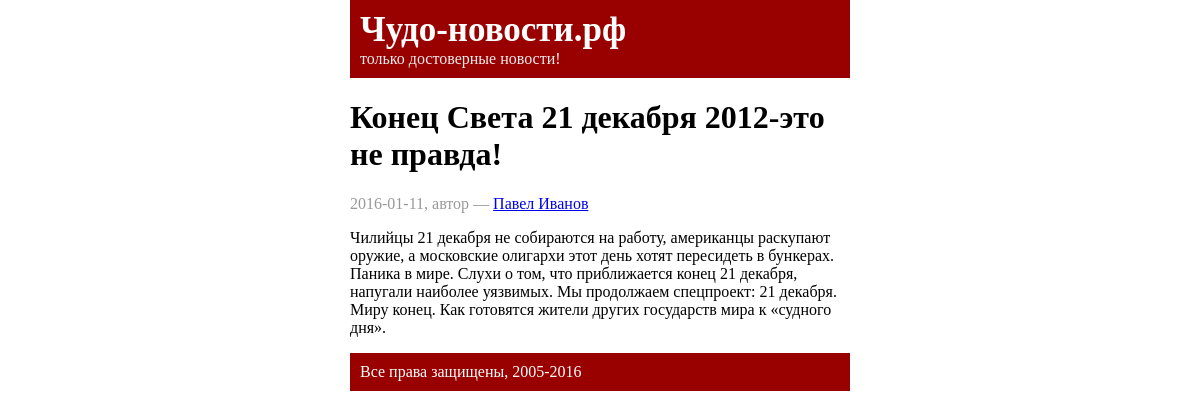
Screenshot of /?news_id=4 with the database file from the repository.
### tables this page shows
CREATE TABLE IF NOT EXISTS `news` (
  `id` int(10) unsigned NOT NULL,
  `publish_date` date NOT NULL,
  `title` varchar(255) NOT NULL,
  `text` text NOT NULL,
  `author_id` int(11) NOT NULL
);

CREATE TABLE IF NOT EXISTS `authors` (
  `id` int(10) unsigned NOT NULL,
  `name` varchar(255) NOT NULL
);

### includes/News.php (called while the page is built, shortened)
<?php
class News
{
    public function getOneNew($action) {
        $mysqli = new DB_Connection();
        $result = $mysqli->getConnect()->query('SELECT news.*, authors.name, authors.id
                                                AS authors FROM news, authors
                                                WHERE
                                                 news.author_id = authors.id
                                                AND news.id = ' .$action . ' LIMIT 1');
        $news = array();
        while($row = $result->fetch_assoc()) {
            $news[] = $row;
        }
        include ROOT. '/pages/list_news.php';
    }
}

### includes/DB_Connection.php (called while the page is built)
<?php
class DB_Connection
{
    private $dbname;
    private $dbhost;
    private $db_pass;
    private $db_user;
    public function __construct() {
        $connect_info = include(ROOT.'/includes/db_connect_info.php');
        $this->dbhost=$connect_info['db_host'];
        $this->dbname=$connect_info['db_name'];
        $this->db_pass=$connect_info['db_password'];
        $this->db_user=$connect_info['db_user'];
    }
    public function getConnect() {
        $mysqli = new mysqli($this->dbhost, $this->db_user, $this->db_pass, $this->dbname)
        or die('No connect to db');
        $mysqli->set_charset('utf8');
        return $mysqli;
    }
}

### pages/list_news.php (the view)
<?php foreach($news as $row): ?>
    <h1><?=$row['title']; ?></h1>
    <div class="date">
        <?=$row['publish_date'];?>, автор &mdash;
        <a href="?author_id=<?=$row['author_id'];?>"><?=$row['name'];?></a>
    </div>
    <div class="text">
         <p><?=$row['text'];?></p>
    </div>
<?php endforeach; ?>

### pages/header.php (style rules this page uses)
.date { margin:5px 0; color:#999; }

### rows the page displays
news: title "Конец Света 21 декабря 2012-это не правда!", publish_date "2016-01-11", author.name "Павел Иванов", text "Чилийцы 21 декабря не собираются на работу, американцы раскупают оружие, а московские олигархи этот день хотят пересидеть в бункерах. Паника в мире. Слухи о том, что приближается конец 21 декабря, напугали наиболее уязвимых. Мы продолжаем спецпроект: 21 декабря. Миру конец. Как готовятся жители других государств мира к «судного дня»."
